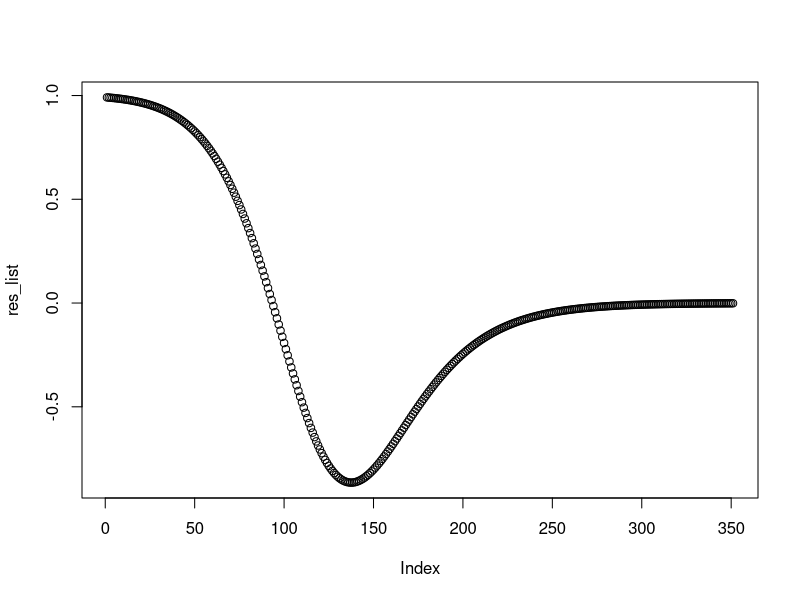

Here is the R script that generated this plot:
# Price calculation
function_monopoly <- function(p){
  res_ <- -(2*exp(8)*((4*p-5)*exp(4*p)-2*exp(8)))/(exp(4*p)+2*exp(8))^2
  return(res_)
}

res_list <- c()
s_ <- seq(1, 4.5, 0.01)
for (p in s_){
  res_list <- c(res_list, function_monopoly(p))
}

plot(res_list)

print(paste('Monopoloy Price:', s_[which.min(abs(res_list - 0))]))

funcion_duopoly <- function(p){
  a=p
  q=p
  res_ <- -(exp(4*a+8)*(((4*exp(4*a)+4*exp(8))*q-5*exp(4*a)-5*exp(8))*exp(4*q)-exp(4*a+8)))/((exp(4*a)+exp(8))*exp(4*q)+exp(4*a+8))^2
  return(res_)
}

res_list <- c()
s_ <- seq(1.35,1.50, 0.000001)
for (p in s_){
  res_list <- c(res_list, funcion_duopoly(p))
}
print(paste('Duopoly Price:', s_[which.min(abs(res_list - 0))]))


function_five_comp <- function(q){
  a=q
  b=q
  d=q
  c=q
  res_ <- (4*(q-1)*exp(8*(2-q)))/(exp(4*(2-q))+exp(4*(2-d))+exp(4*(2-c))+exp(4*(2-b))+exp(4*(2-a))+1)^2-(4*(q-1)*exp(4*(2-q)))/(exp(4*(2-q))+exp(4*(2-d))+exp(4*(2-c))+exp(4*(2-b))+exp(4*(2-a))+1)+exp(4*(2-q))/(exp(4*(2-q))+exp(4*(2-d))+exp(4*(2-c))+exp(4*(2-b))+exp(4*(2-a))+1)
  return(res_)
}


res_list <- c()
s_ <- seq(1.25,1.35, 0.000001)
for (p in s_){
  res_list <- c(res_list, function_five_comp(p))
}

print(paste('Five Agent Price:', s_[which.min(abs(res_list - 0))]))
